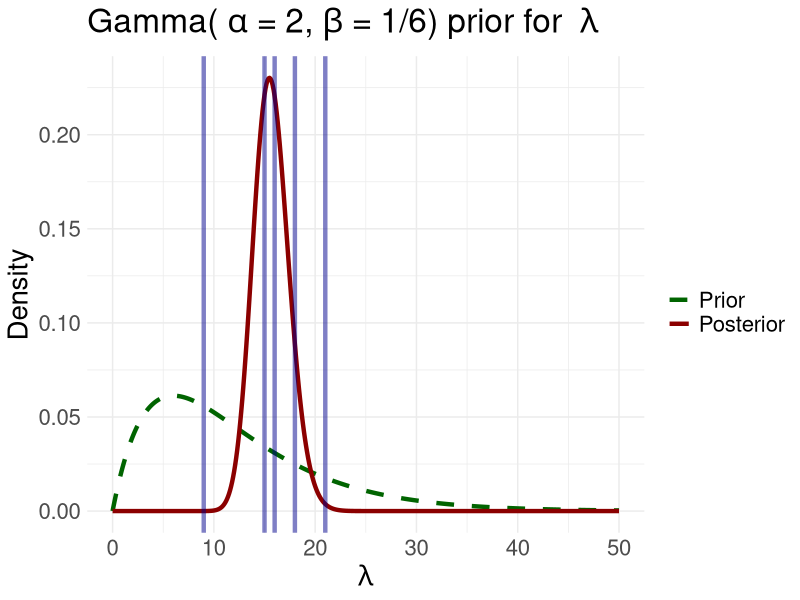

Reproduce this figure in R.
## ---- chunk 1
knitr::opts_chunk$set(echo = FALSE, cache = FALSE, message = FALSE)
if (!require("tidyverse")) {
  install.packages("tidyverse", dependencies = TRUE) 
}
library(tidyverse)
library(cowplot)
library(ggplot2)
theme_set(theme_minimal(base_family = "sans"))
## ---- chunk 2
dats = c(21,9,15,16,18)
ggplot(data.frame(x = seq(0,50,by=0.1), y = dgamma(seq(0,50,by=0.1), 2, rate = 1/6)),
       aes(x=x,y=y)) + 
    geom_line(aes(colour = "Prior"),linetype = "dashed", size = 1.5) +
    geom_line(data = data.frame(x = seq(0,50,by=0.1), 
                                y = dgamma(seq(0,50,by=0.1), 2 + sum(dats), rate = 1/6 + 5)),
       aes(x=x,y=y, colour = "Posterior"), size = 1.5) +  
    geom_vline(xintercept = dats, size = 1.5, colour = "Darkblue", alpha = 0.5) + 
    scale_colour_manual("",breaks = c("Prior",  "Posterior"),
                        values = c("Darkgreen", "Darkred")) + 
    labs(x = bquote(lambda), y = "Density", title = bquote("Gamma("~alpha~"= 2,"~beta~"= 1/6) prior for "~lambda)) + 
    theme(text = element_text(size = 20))
